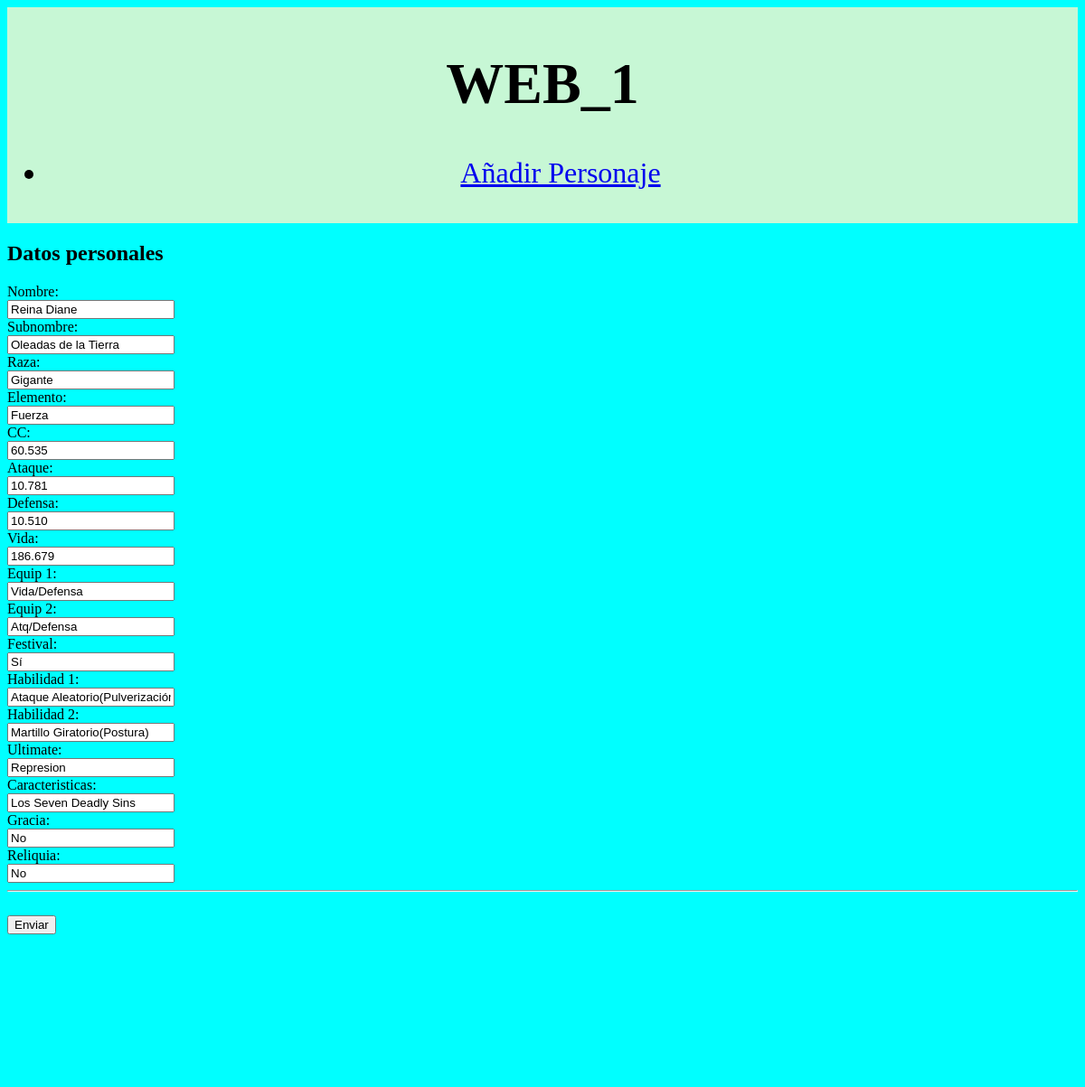
The app's page /editar/1, older data.
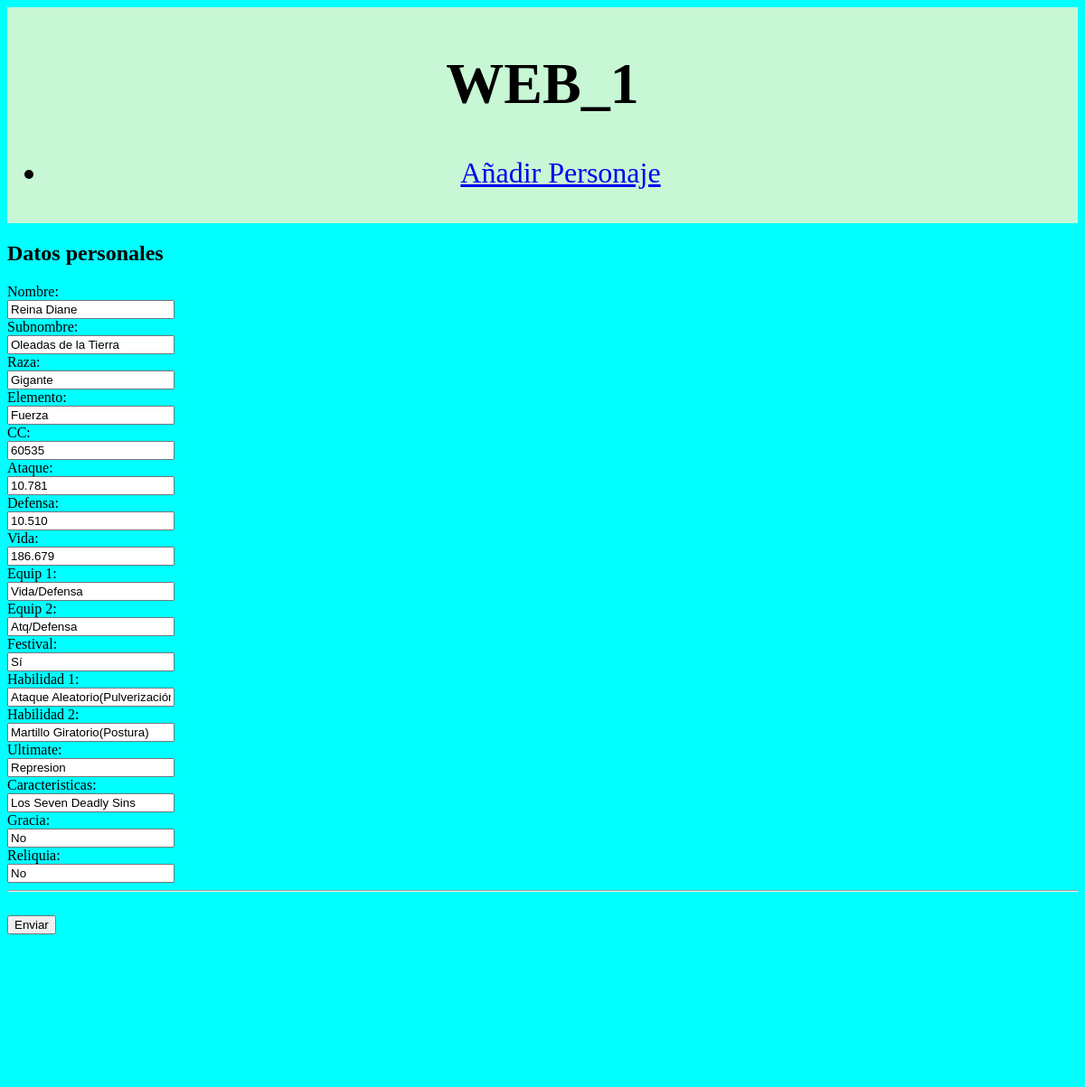
The same page, newer data.
### tables this page shows
CREATE TABLE personajes(
            id integer primary key autoincrement,
            nombre text,
            subnombre text,
            raza text,
            elemento text,
            cc text,
            ataque text,
            defensa text,
            vida text,
            equip_1 text,
            equip_2 text,
            festival text,
            habilidad_1 text,
            habilidad_2 text,
            ultimate text,
            caracteristicas text,
            gracia text,
            reliquia text);

### app.py (the view)
@route('/editar')
@route('/editar/<id:int>')
@jinja2_view('formulario.html')
def mi_form(id=None):
    if id is None:
        return {}
    else:
        cnx=sqlite3.connect(BASE_DATOS)
        consulta=f'SELECT id, nombre, subnombre, raza, elemento, cc, ataque, defensa, vida, equip_1, equip_2, festival, habilidad_1, habilidad_2, ultimate, caracteristicas, gracia, reliquia from personajes where id="{id}"'
        cursor= cnx.execute(consulta)
        filas = cursor.fetchone()
    cnx.close()
    return {'datos': filas}

### templates/base2.html (shortened to what this page needs)
<!DOCTYPE html>
<html lang="en">
<head>
    <link rel="stylesheet" href="/static/estilos.css">
</head>
<body>
    {%include 'inc_header2.html'%}
    {%block content%}{%endblock%}
    {%include 'inc_footer2.html'%}
</body>
</html>

### templates/formulario.html (shortened to what this page needs)
{%extends 'base2.html'%}
{%block content%}
<form action="/guardar" method="post">
    <h2>Datos personales</h2>
    <label for="nombre">Nombre:</label><br>
    <input type="text" id="nombre" name="nombre" value="{%if datos %}{{datos[1]}}{%endif%}"><br>
    <label for="subnombre">Subnombre:</label><br>
    <input type="text" id="subnombre" name="subnombre" value="{%if datos %}{{datos[2]}}{%endif%}"><br>
    <label for="raza">Raza:</label><br>
    <input type="text" id="raza" name="raza" value="{%if datos %}{{datos[3]}}{%endif%}"><br>
    <label for="elemento">Elemento:</label><br>
    <input type="text" id="elemento" name="elemento" value="{%if datos %}{{datos[4]}}{%endif%}"><br>
    <label for="cc">CC:</label><br>
    <input type="text" id="cc" name="cc" value="{%if datos %}{{datos[5]}}{%endif%}"><br>
    <label for="ataque">Ataque:</label><br>
    <input type="text" id="ataque" name="ataque" value="{%if datos %}{{datos[6]}}{%endif%}"><br>
    <label for="defensa">Defensa:</label><br>
    <input type="text" id="defensa" name="defensa" value="{%if datos %}{{datos[7]}}{%endif%}"><br>
    <label for="vida">Vida:</label><br>
    <input type="text" id="vida" name="vida" value="{%if datos %}{{datos[8]}}{%endif%}"><br>
    <label for="equip_1">Equip 1:</label><br>
    <input type="text" id="equip_1" name="equip_1" value="{%if datos %}{{datos[9]}}{%endif%}"><br>
    <label for="equip_2">Equip 2:</label><br>
    <input type="text" id="equip_2" name="equip_2" value="{%if datos %}{{datos[10]}}{%endif%}"><br>
    <label for="festival">Festival:</label><br>
    <input type="text" id="festival" name="festival" value="{%if datos %}{{datos[11]}}{%endif%}"><br>
    <label for="habilidad_1">Habilidad 1:</label><br>
    <input type="text" id="habilidad_1" name="habilidad_1" value="{%if datos %}{{datos[12]}}{%endif%}"><br>
    <label for="habilidad_2">Habilidad 2:</label><br>
    <input type="text" id="habilidad_2" name="habilidad_2" value="{%if datos %}{{datos[13]}}{%endif%}"><br>
    <label for="ulrimate">Ultimate:</label><br>
    <input type="text" id="ultimate" name="ultimate" value="{%if datos %}{{datos[14]}}{%endif%}"><br>
    <label for="caracteristicas">Caracteristicas:</label><br>
    <input type="text" id="caracteristicas" name="caracteristicas" value="{%if datos %}{{datos[15]}}{%endif%}"><br>
    <label for="gracia">Gracia:</label><br>
    <input type="text" id="gracia" name="gracia" value="{%if datos %}{{datos[16]}}{%endif%}"><br>
    <label for="reliquia">Reliquia:</label><br>
    <input type="text" id="reliquia" name="reliquia" value="{%if datos %}{{datos[17]}}{%endif%}"><br>
    <hr><br>
    <input type="submit" value="Enviar">
</form>
{%endblock%}

Row changes from the older to the newer data that the page shows:
changed personajes "Reina Diane": cc "60.535" → "60535"
